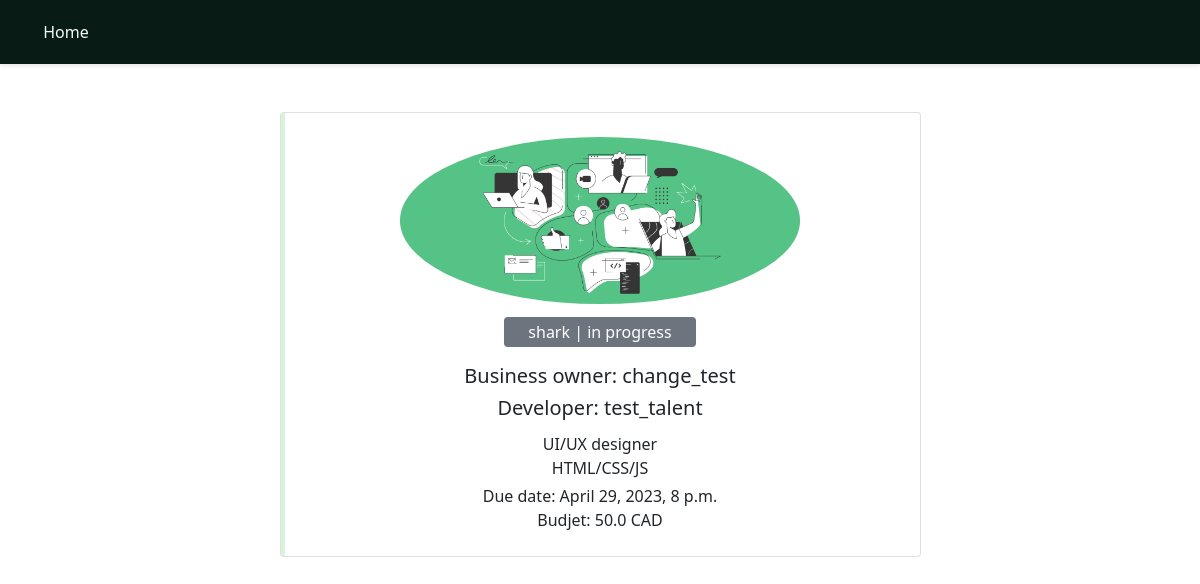
Screenshot of /project/2 with the database file from the repository.
### jobs/models.py (models this page shows, shortened)
class Project(models.Model):
    CATEGORY = (
        ('full stack developer', 'full stack developer'),
        ('front-end developer', 'front-end developer'),
        ('back-end developer', 'back-end developer'),
        ('UI/UX designer', 'UI/UX designer'),
        ('database developer', 'database developer'),
        ('machine learning developer', 'machine learning developer')
    )
    PL = (
        ('python', 'python'),
        ('java', 'java'),
        ('matlab', 'matlab'),
        ('C++', 'C++'),
        ('django', 'django'),
        ('node js', 'node js'),
        ('HTML/CSS/JS', 'HTML/CSS/JS'),
        ('react', 'react'),
        ('angularJS', 'angularJS')
    )
    name = models.CharField(max_length=50)
    owner = models.ForeignKey(Business, on_delete=models.CASCADE)
    developer = models.ForeignKey(Freelancer, blank=True, null=True, on_delete=models.SET_NULL)
    category = models.CharField(max_length=200, null=True, choices=CATEGORY)
    programming_languages = models.CharField(max_length=200, null=True, choices=PL)
    is_complete = models.BooleanField(default=False)
    dateCreated = models.DateTimeField(default=timezone.now)
    due_date = models.DateTimeField()
    budjet = models.FloatField()

class Business(models.Model):
    owner = models.OneToOneField(User, on_delete=models.CASCADE) # delete the profile if the user deletes his/her account
    name = models.CharField(max_length=50)
    profile_pic = models.ImageField(upload_to='profiles/', blank=True)
    about = models.TextField(blank=True, null=True)

class Freelancer(models.Model):
    owner = models.OneToOneField(User, on_delete=models.CASCADE) # delete the profile if the user deletes his/her account
    name = models.CharField(max_length=50)
    profile_pic = models.ImageField(upload_to="profiles/", blank=True)
    joinedDate = models.DateTimeField(default=timezone.now)
    skills = models.TextField(blank=True, null=True)
    about = models.TextField(blank=True, null=True)

### jobs/views.py (the view)
# urls.py: path('project/<int:pk>', view_project_profile, name='project-profile'),
def view_project_profile(request, pk):
    if request.user.is_authenticated:
        if request.user.get_freelancer():
            freelancer = request.user.get_freelancer()
            business = None
        elif request.user.get_business():
            business = request.user.get_business()
            freelancer = None
    else:
        freelancer = None
        business = None
    project = Project.objects.get(id=pk)
    context = {
        'freelancer': freelancer,
        'business': business,
        'project': project,
        'user': request.user
    }
    return render(request, 'jobs/project_profile.html', context)

### jobs/templates/jobs/project_profile.html (shortened to what this page needs)
{% load static %}
<!DOCTYPE html>
<html>
<head>
	<link rel="stylesheet" type="text/css" href="{% static 'jobs/css/project.css' %}">
	<link rel="stylesheet" type="text/css" href="{% static 'jobs/css/freelancer.css' %}">
    <link href="https://cdn.jsdelivr.net/npm/bootstrap@5.0.1/dist/css/bootstrap.min.css" rel="stylesheet">
</head>
<body>
    <div class="header">
        <div style="padding-left: 2%;"><a class="text-light" href="{% url 'home' %}" style="text-decoration: none; color: aliceblue;">Home</a></div>
    </div>
    <div class="container mt-5">
        <div class="row d-flex justify-content-center">
            <div class="col-md-7">
                <div class="card p-3 py-4">
                    <div class="text-center">
                        {% if project.owner.profile_pic %}
                        <img src="{{ project.owner.profile_pic.url }}" alt="Profile Picture" width="400" class="rounded-circle">
                        {% else %}
                        <img src="{% static 'jobs/media/project.png' %}" alt="Profile Picture" width="200" class="rounded-circle">
                        {% endif %}
                    </div>
                    <div class="text-center mt-3">
                        {% if project.is_complete %}
                            <span class="bg-secondary p-1 px-4 rounded text-white" style="padding: 2%;"> {{ project.name }} | completed</span>
                        {% elif project.developer %}
                            <span class="bg-secondary p-1 px-4 rounded text-white" style="padding: 2%;"> {{ project.name }} | in progress</span>
                        {% else %}
                            <span class="bg-secondary p-1 px-4 rounded text-white" style="padding: 2%;"> {{ project.name }}</span>
                        {% endif %}
                        <h5 class="mt-2 mb-0" style="padding-top: 2%;"> Business owner: {{ project.owner.name }} </h5>
                        {% if project.is_complete or project.developer %}
                            <h5 class="mt-2 mb-0"> Developer: {{ project.developer.name }} </h5>
                        {% endif %}
                        <div style="padding-top: 2%;"> {{ project.category }} </div>
                        <div> {{ project.programming_languages }} </div>
                        {% if not project.is_complete %}
                            <div class="px-4 mt-1">
                                <div> Due date: {{ project.due_date }} </div>
                                <div> Budjet: {{ project.budjet }} CAD</div>
                            </div>
                        {% endif %}
                    </div>
                </div>
            </div>
        </div>
    </div>
</body>

### jobs/static/jobs/css/project.css (style rules this page uses)
body { background:#eee; }
.card { border:none; position:relative; overflow:hidden; border-radius:8px; cursor:pointer; }
.card:before { content:""; position:absolute; left:0; top:0; width:4px; height:100%; background-color:#d8f3dc; transform:scaleY(1); transition:all 0.5s; transform-origin: bottom }
.card:after { content:""; position:absolute; left:0; top:0; width:4px; height:100%; background-color:#2d6a4f; transform:scaleY(0); transition:all 0.5s; transform-origin: bottom }

### jobs/static/jobs/css/freelancer.css (style rules this page uses)
body { margin: 0; padding: 0; font-family: Arial, sans-serif; background-color: #d8f3dc; color: #333; }
.header { background-color: #081c15; color: #fff; padding: 20px; display: flex; align-items: center; justify-content: space-between; box-shadow: 0 2px 4px rgba(0, 0, 0, 0.1); height: 4%; }

### rows the page displays
Project: owner.profile_pic (picture), name "shark", owner.name "change_test", developer.name "test_talent", category "UI/UX designer", programming_languages "HTML/CSS/JS", due_date "April 29, 2023, 8 p.m.", budjet "50.0"
